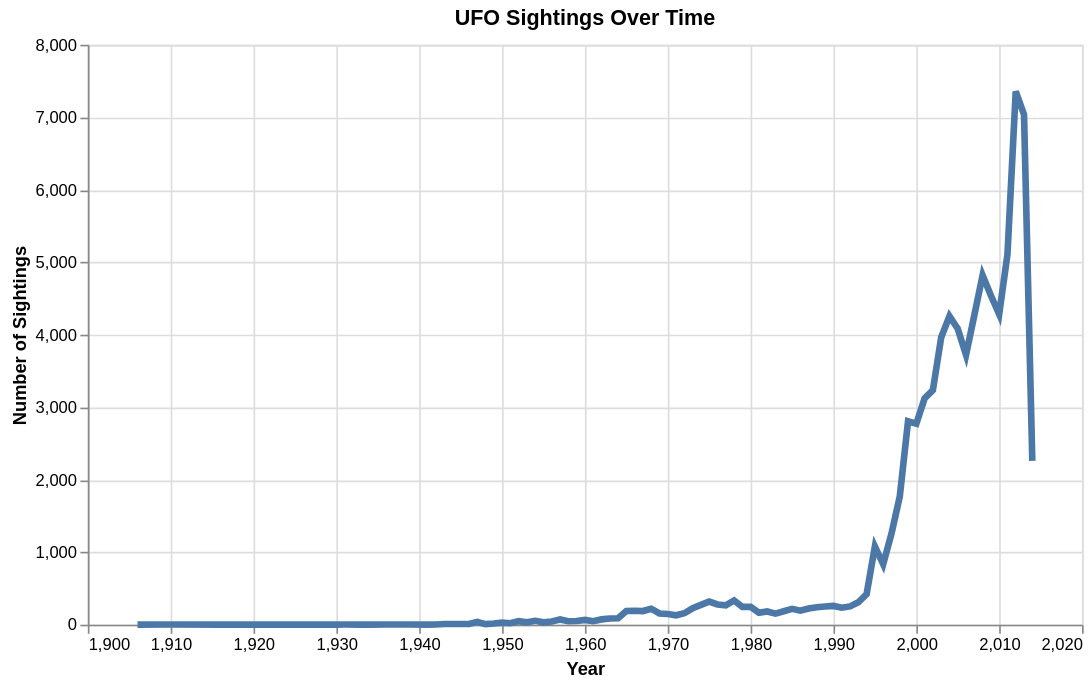

This figure's notebook cell:
### Markdown cell above
## 4-1. Visualization 1: UFO Sightings Over Time

This visualization shows the number of reported UFO sightings by year. I used a line chart to examine the overall trend over time, with tooltips to display the exact year and number of sightings.

### Code cell
# Line chart of yearly UFO sightings
chart1 = alt.Chart(df_yearly).mark_line().encode(      #Referred to: https://altair-viz.github.io/gallery/simple_line_chart.html & https://altair-viz.github.io/user_guide/customization.html
    x=alt.X('year:Q', title='Year'),
    y=alt.Y('sightings:Q', title='Number of Sightings'),
    tooltip=['year:Q', 'sightings:Q'],
    size=alt.value(4)   # Slightly increased the line thickness to make hovering easier   
).properties(
    title='UFO Sightings Over Time',
    width=600,
    height=350
)

display(chart1)

### Figure 1 — Vega-Lite specification as saved in the notebook (floating-point values rounded to 4 significant figures)
{"config": {"view": {"continuousWidth": 300, "continuousHeight": 300}}, "data": {"name": "data-a9530c8577db00c7c778c0c4a281a1bd"}, "mark": {"type": "line"}, "encoding": {"size": {"value": 4}, "tooltip": [{"field": "year", "type": "quantitative"}, {"field": "sightings", "type": "quantitative"}], "x": {"field": "year", "title": "Year", "type": "quantitative"}, "y": {"field": "sightings", "title": "Number of Sightings", "type": "quantitative"}}, "height": 350, "title": "UFO Sightings Over Time", "width": 600, "$schema": "https://vega.github.io/schema/vega-lite/v6.1.0.json", "datasets": {"data-a9530c8577db00c7c778c0c4a281a1bd": [{"year": 1906, "sightings": 1}, {"year": 1910, "sightings": 2}, {"year": 1916, "sightings": 1}, {"year": 1920, "sightings": 1}, {"year": 1925, "sightings": 1}, {"year": 1929, "sightings": 1}, {"year": 1930, "sightings": 1}, {"year": 1931, "sightings": 2}, {"year": 1933, "sightings": 1}, {"year": 1934, "sightings": 1}, {"year": 1936, "sightings": 2}, {"year": 1937, "sightings": 2}, {"year": 1939, "sightings": 3}, {"year": 1941, "sightings": 1}, {"year": 1942, "sightings": 2}, {"year": 1943, "sightings": 9}, {"year": 1944, "sightings": 9}, {"year": 1945, "sightings": 9}, {"year": 1946, "sightings": 10}, {"year": 1947, "sightings": 37}, {"year": 1948, "sightings": 8}, {"year": 1949, "sightings": 16}, {"year": 1950, "sightings": 28}, {"year": 1951, "sightings": 20}, {"year": 1952, "sightings": 49}, {"year": 1953, "sightings": 33}, {"year": 1954, "sightings": 53}, {"year": 1955, "sightings": 32}, {"year": 1956, "sightings": 45}, {"year": 1957, "sightings": 72}, {"year": 1958, "sightings": 47}, {"year": 1959, "sightings": 50}, {"year": 1960, "sightings": 66}, {"year": 1961, "sightings": 48}, {"year": 1962, "sightings": 73}, {"year": 1963, "sightings": 86}, {"year": 1964, "sightings": 88}, {"year": 1965, "sightings": 188}, {"year": 1966, "sightings": 193}, {"year": 1967, "sightings": 188}, {"year": 1968, "sightings": 220}, {"year": 1969, "sightings": 155}, {"year": 1970, "sightings": 147}, {"year": 1971, "sightings": 130}, {"year": 1972, "sightings": 158}, {"year": 1973, "sightings": 226}, {"year": 1974, "sightings": 273}, {"year": 1975, "sightings": 319}, {"year": 1976, "sightings": 279}, {"year": 1977, "sightings": 268}, {"year": 1978, "sightings": 335}, {"year": 1979, "sightings": 245}, {"year": 1980, "sightings": 246}, {"year": 1981, "sightings": 164}, {"year": 1982, "sightings": 183}, {"year": 1983, "sightings": 153}, {"year": 1984, "sightings": 186}, {"year": 1985, "sightings": 218}, {"year": 1986, "sightings": 193}, {"year": 1987, "sightings": 223}, {"year": 1988, "sightings": 241}, {"year": 1989, "sightings": 251}, {"year": 1990, "sightings": 259}, {"year": 1991, "sightings": 234}, {"year": 1992, "sightings": 252}, {"year": 1993, "sightings": 309}, {"year": 1994, "sightings": 421}, {"year": 1995, "sightings": 1078}, {"year": 1996, "sightings": 834}, {"year": 1997, "sightings": 1255}, {"year": 1998, "sightings": 1767}, {"year": 1999, "sightings": 2805}, {"year": 2000, "sightings": 2772}, {"year": 2001, "sightings": 3122}, {"year": 2002, "sightings": 3235}, {"year": 2003, "sightings": 3962}, {"year": 2004, "sightings": 4257}, {"year": 2005, "sightings": 4083}, {"year": 2006, "sightings": 3721}, {"year": 2007, "sightings": 4269}, {"year": 2008, "sightings": 4820}, {"year": 2009, "sightings": 4541}, {"year": 2010, "sightings": 4283}, {"year": 2011, "sightings": 5107}, {"year": 2012, "sightings": 7357}, {"year": 2013, "sightings": 7037}, {"year": 2014, "sightings": 2260}]}}
